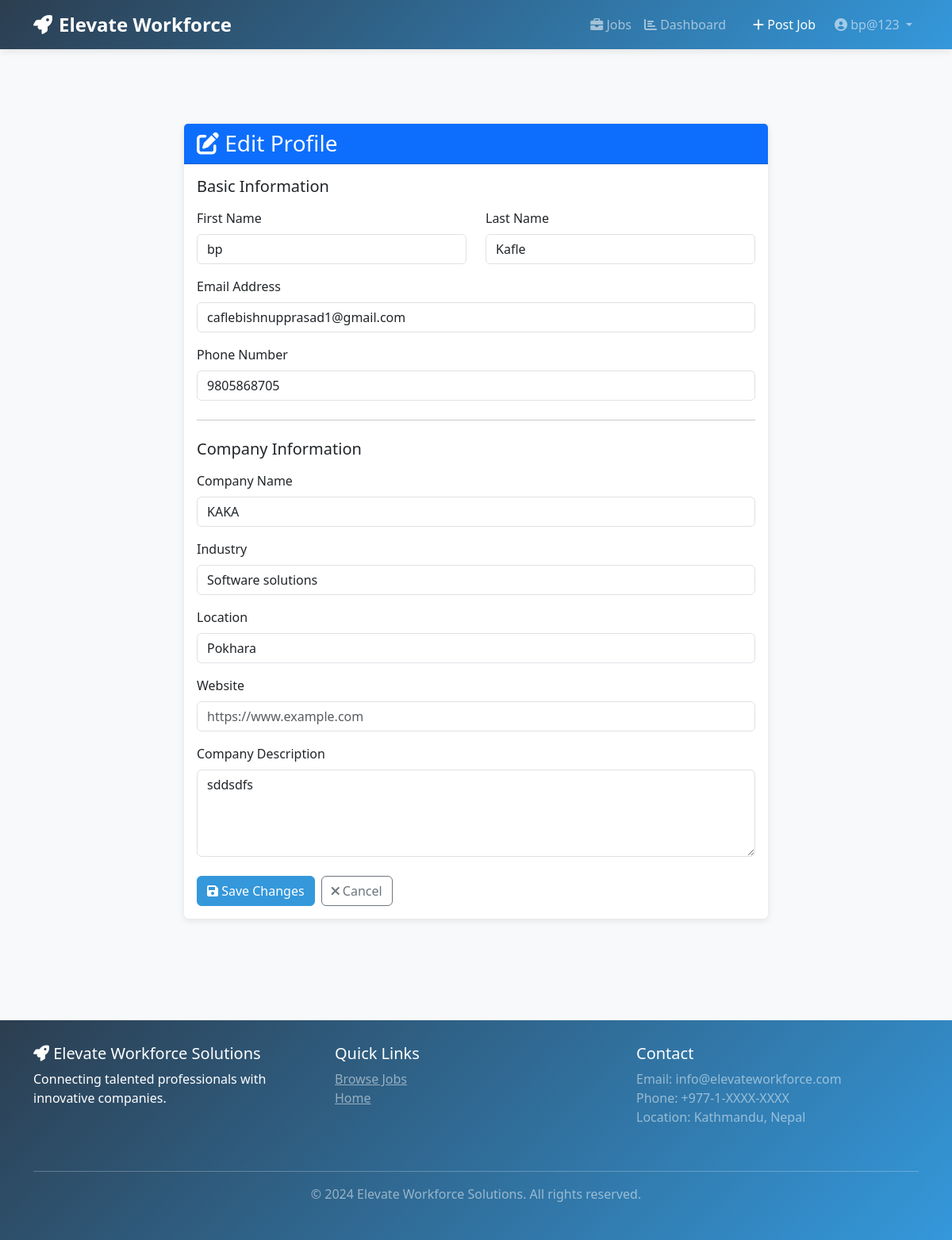
/accounts/profile/edit/ (signed in), run on the app's committed database.
### accounts/models.py (models this page shows, shortened)
class User(AbstractUser):
    USER_ROLE_CHOICES = (
        ('job_seeker', 'Job Seeker'),
        ('company', 'Company'),
    )
    role = models.CharField(max_length=20, choices=USER_ROLE_CHOICES, default='job_seeker')
    phone_number = models.CharField(max_length=15, blank=True, null=True)
    is_active = models.BooleanField(default=True)
    created_at = models.DateTimeField(auto_now_add=True)
    updated_at = models.DateTimeField(auto_now=True)
    groups = models.ManyToManyField(
        'auth.Group',
        related_name='custom_user_groups',
        blank=True,
        help_text='The groups this user belongs to.'
    )
    user_permissions = models.ManyToManyField(
        'auth.Permission',
        related_name='custom_user_permissions',
        blank=True,
        help_text='Specific permissions for this user.'
    )
    class Meta:
        db_table = 'users'
        verbose_name_plural = 'Users'
        ordering = ['-created_at']
    def is_company(self):
        return self.role == 'company'
    def is_job_seeker(self):
        return self.role == 'job_seeker'

### companies/models.py (models this page shows, shortened)
class Company(models.Model):
    COMPANY_STATUS_CHOICES = (
        ('active', 'Active'),
        ('inactive', 'Inactive'),
        ('suspended', 'Suspended'),
    )
    user = models.OneToOneField(User, on_delete=models.CASCADE, related_name='company_profile')
    company_name = models.CharField(max_length=255, unique=True)
    description = models.TextField()
    website = models.URLField(blank=True, null=True)
    industry = models.CharField(max_length=100)
    location = models.CharField(max_length=255)
    company_size = models.CharField(max_length=50, blank=True, null=True)
    logo = models.ImageField(upload_to='company_logos/', blank=True, null=True)
    status = models.CharField(max_length=20, choices=COMPANY_STATUS_CHOICES, default='active')
    verified = models.BooleanField(default=False)
    created_at = models.DateTimeField(auto_now_add=True)
    updated_at = models.DateTimeField(auto_now=True)
    class Meta:
        db_table = 'companies'
        verbose_name_plural = 'Companies'
        ordering = ['-created_at']

### accounts/views.py (the view, shortened to what this page needs)
# urls.py: path('profile/edit/', views.profile_edit, name='profile_edit'),
@login_required(login_url='accounts:login')
@require_http_methods(["GET", "POST"])
def profile_edit(request):
    context = {'user': request.user}
    if request.user.is_company():
        try:
            context['company'] = request.user.company_profile
        except Company.DoesNotExist:
            pass
    else:
        try:
            context['job_seeker'] = request.user.job_seeker_profile
        except JobSeeker.DoesNotExist:
            pass
    return render(request, 'accounts/profile_edit.html', context)

### templates/accounts/profile_edit.html (shortened to what this page needs)
{% extends "base.html" %}
{% block content %}
<div class="container my-5">
    <div class="row">
        <div class="col-md-8 offset-md-2">
            <div class="card">
                <div class="card-header bg-primary text-white">
                    <h3 class="mb-0">
                        <i class="fas fa-edit"></i> Edit Profile
                    </h3>
                </div>
                <div class="card-body">
                    <form method="post" novalidate>
                        <h5 class="mb-3">Basic Information</h5>
                        <div class="row mb-3">
                            <div class="col-md-6">
                                <label for="first_name" class="form-label">First Name</label>
                                <input type="text" class="form-control" id="first_name" name="first_name" value="{{ user.first_name }}">
                            </div>
                            <div class="col-md-6">
                                <label for="last_name" class="form-label">Last Name</label>
                                <input type="text" class="form-control" id="last_name" name="last_name" value="{{ user.last_name }}">
                            </div>
                        </div>
                        <div class="mb-3">
                            <label for="email" class="form-label">Email Address</label>
                            <input type="email" class="form-control" id="email" name="email" value="{{ user.email }}">
                        </div>
                        <div class="mb-3">
                            <label for="phone_number" class="form-label">Phone Number</label>
                            <input type="tel" class="form-control" id="phone_number" name="phone_number" value="{{ user.phone_number|default:'' }}">
                        </div>
                        <hr class="my-4">
                        {% if user.is_company and company %}
                        <h5 class="mb-3">Company Information</h5>
                        <div class="mb-3">
                            <label for="company_name" class="form-label">Company Name</label>
                            <input type="text" class="form-control" id="company_name" name="company_name" value="{{ company.company_name }}">
                        </div>
                        <div class="mb-3">
                            <label for="industry" class="form-label">Industry</label>
                            <input type="text" class="form-control" id="industry" name="industry" value="{{ company.industry|default:'' }}" placeholder="e.g., Technology, Finance">
                        </div>
                        <div class="mb-3">
                            <label for="location" class="form-label">Location</label>
                            <input type="text" class="form-control" id="location" name="location" value="{{ company.location|default:'' }}">
                        </div>
                        <div class="mb-3">
                            <label for="website" class="form-label">Website</label>
                            <input type="url" class="form-control" id="website" name="website" value="{{ company.website|default:'' }}" placeholder="https://www.example.com">
                        </div>
                        <div class="mb-3">
                            <label for="description" class="form-label">Company Description</label>
                            <textarea class="form-control" id="description" name="description" rows="4" placeholder="Tell job seekers about your company">{{ company.description|default:'' }}</textarea>
                        </div>
                        {% endif %}
                        <div class="d-flex gap-2 mt-4">
                            <button type="submit" class="btn btn-primary">
                                <i class="fas fa-save"></i> Save Changes
                            </button>
                            <a href="{% url 'accounts:profile' %}" class="btn btn-outline-secondary">
                                <i class="fas fa-times"></i> Cancel
                            </a>
                        </div>
                    </form>
                </div>
            </div>
        </div>
    </div>
</div>
{% endblock %}

### templates/base.html (shortened to what this page needs)
<!DOCTYPE html>
<html lang="en">
<head>
    <link href="https://cdn.jsdelivr.net/npm/bootstrap@5.3.0/dist/css/bootstrap.min.css" rel="stylesheet">
    <link rel="stylesheet" href="https://cdnjs.cloudflare.com/ajax/libs/font-awesome/6.0.0/css/all.min.css">
</head>
<body>
    <nav class="navbar navbar-expand-lg navbar-dark sticky-top">
        <div class="container">
            <a class="navbar-brand" href="{% url 'home' %}">
                <i class="fas fa-rocket"></i>Elevate Workforce
            </a>
            <div class="collapse navbar-collapse" id="navbarNav">
                <ul class="navbar-nav ms-auto">
                    <li class="nav-item">
                        <a class="nav-link" href="{% url 'jobs:job_list' %}">
                            <i class="fas fa-briefcase"></i> Jobs
                        </a>
                    </li>
                    {% if user.is_authenticated %}
                        {% if user.is_job_seeker %}
                            <li class="nav-item">
                                <a class="nav-link" href="{% url 'application:my_applications' %}">
                                    <i class="fas fa-file-alt"></i> My Applications
                                </a>
                            </li>
                        {% elif user.is_company %}
                            <li class="nav-item">
                                <a class="nav-link" href="{% url 'application:company_dashboard' %}">
                                    <i class="fas fa-chart-bar"></i> Dashboard
                                </a>
                            </li>
                            <li class="nav-item">
                                <a class="nav-link btn btn-success text-white" href="{% url 'jobs:create_job' %}" style="margin-left: 10px; padding: 0.5rem 1rem;">
                                    <i class="fas fa-plus"></i> Post Job
                                </a>
                            </li>
                        {% endif %}
                        <li class="nav-item dropdown">
                            <a class="nav-link dropdown-toggle" href="#" id="userDropdown" role="button" data-bs-toggle="dropdown">
                                <i class="fas fa-user-circle"></i> {{ user.username }}
                            </a>
                        </li>
                    {% endif %}
                </ul>
            </div>
        </div>
    </nav>
    <div class="main-container">
        {% block content %}{% endblock %}
    </div>
    <footer>
        <div class="container">
            <div class="row">
                <div class="col-md-4 mb-4">
                    <h5><i class="fas fa-rocket"></i> Elevate Workforce Solutions</h5>
                    <p>Connecting talented professionals with innovative companies.</p>
                </div>
                <div class="col-md-4 mb-4">
                    <h5>Quick Links</h5>
                    <ul class="list-unstyled">
                        <li><a href="{% url 'jobs:job_list' %}" class="text-white-50">Browse Jobs</a></li>
                        <li><a href="{% url 'home' %}" class="text-white-50">Home</a></li>
                    </ul>
                </div>
                <div class="col-md-4 mb-4">
                    <h5>Contact</h5>
                    <p class="text-white-50">
                        Email: info@elevateworkforce.com<br>
                        Phone: +977-1-XXXX-XXXX<br>
                        Location: Kathmandu, Nepal
                    </p>
                </div>
            </div>
            <hr class="border-white-50">
            <div class="text-center text-white-50">
                <p>&copy; 2024 Elevate Workforce Solutions. All rights reserved.</p>
            </div>
        </div>
    </footer>
</body>
</html>

### templates/base.html (style rules this page uses)
:root { --primary-color: #2c3e50; --secondary-color: #3498db; --success-color: #27ae60; --danger-color: #e74c3c; --warning-color: #f39c12; --info-color: #3498db; }
body { font-family: 'Segoe UI', Tahoma, Geneva, Verdana, sans-serif; background-color: #f8f9fa; }
.navbar { background: linear-gradient(135deg, var(--primary-color) 0%, var(--secondary-color) 100%); box-shadow: 0 2px 10px rgba(0,0,0,0.1); }
.navbar-brand { font-weight: 700; font-size: 1.5rem; }
.navbar-brand i { margin-right: 8px; }
.nav-link { transition: color 0.3s ease; }
.btn-primary { background-color: var(--secondary-color); border-color: var(--secondary-color); }
.card { border: none; box-shadow: 0 2px 8px rgba(0,0,0,0.1); transition: transform 0.3s ease, box-shadow 0.3s ease; }
footer { background: linear-gradient(135deg, var(--primary-color) 0%, var(--secondary-color) 100%); color: white; margin-top: 50px; padding: 30px 0; }
.main-container { min-height: calc(100vh - 200px); padding: 30px 0; }

### data on the page
User: username "bp@123", first_name "bp", last_name "Kafle", email "caflebishnupprasad1@gmail.com", phone_number "9805868705"
Company: company_name "KAKA", industry "Software solutions", location "Pokhara", description "sddsdfs"
